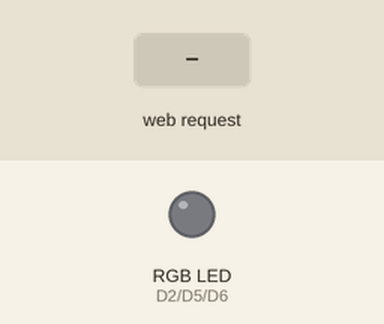
Bench run of a sketch on a simulated ESP8266 (NodeMCU). Parts: an RGB LED mixed from three pins (HIGH = lit). Inputs (shaded band) come from the test bench. WiFi joins after 1.5 s; servers stay silent unless stated; what the sketch prints to the serial monitor is not drawn.

Above: at 2.7 s.
2.8 s: HTTP request GET /ledon received
At 4.0 s:
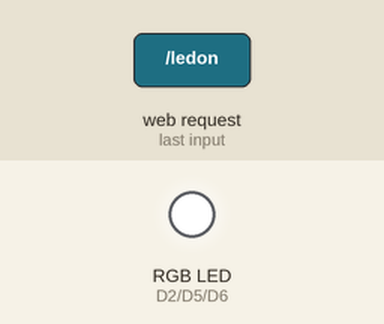
4.3 s: HTTP request GET /ledon?r=1 received
At 5.2 s:
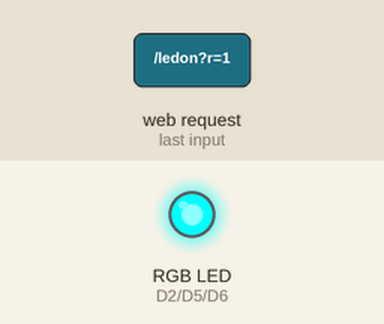
5.8 s: HTTP request GET /ledon?r=120 received
At 6.3 s:
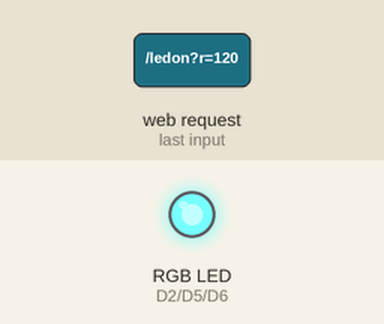
7.3 s: HTTP request GET /ledon?g=1 received
At 8.5 s:
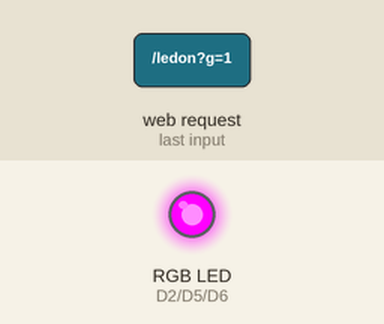
8.8 s: HTTP request GET /ledon?g=120 received
At 9.8 s:
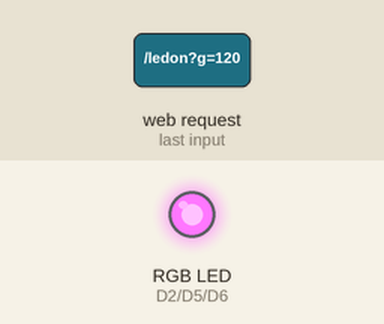
10.3 s: HTTP request GET /ledon?r=0 received
At 11.0 s:
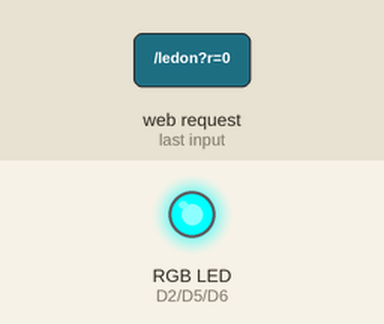
Timing chart, 0 to 12.8 s (numbered marks = the images above; inputs shaded):
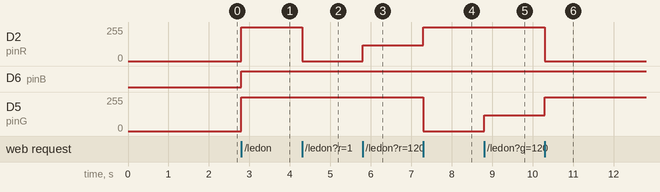

The sketch:

esp8266_WebServer_led.ino
```cpp
#include <ESP8266WiFi.h>
#include <ESP8266WebServer.h>

/* Put your SSID & Password */
const char* ssid = "Vicenzo";  // Enter SSID here
const char* password = "Vicenzo1";  //Enter Password here

ESP8266WebServer server(80);

uint8_t pinR = D2;
uint8_t pinG = D5;
uint8_t pinB = D6;
bool LEDstatus = LOW;
int valR, valG, valB;

void setup() {
  Serial.begin(9600);

  pinMode(pinR, OUTPUT);
  pinMode(pinG, OUTPUT);
  pinMode(pinB, OUTPUT);

  Serial.printf("Connecting to %s ", ssid);
  WiFi.begin(ssid, password);
  while (WiFi.status() != WL_CONNECTED)
  {
    delay(500);
    Serial.print(".");
  }

  server.on("/", handle_OnConnect);
  server.on("/ledon", handle_ledON);
  server.on("/ledoff", handle_ledOFF);
  server.onNotFound(handle_NotFound);

  server.begin();
  Serial.println("HTTP server started");
  Serial.print("IP address: ");
  Serial.println(WiFi.localIP());
}

void loop() {
  server.handleClient();
  if(LEDstatus) {
    analogWrite(pinR, map(valR, 0, 255, 0, 1023));
    analogWrite(pinG, map(valG, 0, 255, 0, 1023));
    analogWrite(pinB, map(valB, 0, 255, 0, 1023));
  }
  else {
    analogWrite(pinR, 0);
    analogWrite(pinG, 0);
    analogWrite(pinB, 0);
  }
}

void handle_OnConnect() {
  LEDstatus = LOW;
  Serial.println("LED Status: OFF");
  server.send(200, "text/html", SendHTML(LEDstatus));
}

void handle_NotFound(){
  server.send(404, "text/plain", "Not found");
}

void handle_ledON() {
  static int i = 0;
  LEDstatus = HIGH;
  Serial.println("LED Status: ON");
  server.send(200, "text/html", SendHTML(HIGH));
  valR = (server.hasArg("r"))? server.arg("r").toInt() : 0xFF;
  valG = (server.hasArg("g"))? server.arg("g").toInt() : 0xFF;
  valB = (server.hasArg("b"))? server.arg("b").toInt() : 0xFF;
}

void handle_ledOFF() {
  LEDstatus = LOW;
  Serial.println("LED Status: OFF");
  server.send(200, "text/html", SendHTML(LOW));
}

String SendHTML(bool ledstat) {
  String ptr = "<!DOCTYPE html> <html>";

  ptr += "<head>";
  ptr +="<meta charset=\"utf-8\"><meta http-equiv=\"X-UA-Compatible\" content=\"IE=edge\"><meta name=\"viewport\" content=\"width=device-width, initial-scale=1\">";
  ptr += "<link rel=\"stylesheet\" href=\"https://maxcdn.bootstrapcdn.com/bootstrap/3.3.6/css/bootstrap.min.css\">";
  ptr += "<script src=\"https://maxcdn.bootstrapcdn.com/bootstrap/3.3.6/js/bootstrap.min.js\"></script>";
  ptr += "<script src=\"https://cdnjs.cloudflare.com/ajax/libs/jscolor/2.0.4/jscolor.min.js\"></script>";

  ptr +="<style>html { font-family: Helvetica; display: inline-block; margin: 0px auto; text-align: center;}";
  ptr +="body{margin-top: 50px;} h1 {color: #444444;margin: 50px auto 30px;} h3 {color: #444444;margin-bottom: 50px;}";
  ptr +=".button {display: block;width: 80px;background-color: #1abc9c;border: none;color: white;padding: 13px 30px;text-decoration: none;font-size: 25px;margin: 0px auto 35px;cursor: pointer;border-radius: 4px;}";
  ptr +=".button-on {background-color: #1abc9c;}";
  ptr +=".button-on:active {background-color: #16a085;}";
  ptr +=".button-off {background-color: #34495e;}";
  ptr +=".button-off:active {background-color: #2c3e50;}";
  ptr +="p {font-size: 14px;color: #888;margin-bottom: 10px;}";
  ptr +="</style>";

  ptr +="</head>";
  ptr += "<body><div class=\"container\"><div class=\"row\"><h1>ESP Color Picker</h1>";

  if(ledstat) {
    ptr +="<p>LED Status: <a class=\"button button-on\" href=\"/ledoff\">ON</a></p>";
    ptr += "<a type=\"submit\" id=\"change_color\" type=\"button\" class=\"btn btn-primary\">Change Color</a>";
    ptr += "<input class=\"jscolor {onFineChange:'update(this)'}\" id=\"rgb\">";
  }
  else {
    ptr +="<p>LED Status: <a class=\"button button-off\" href=\"/ledon\">OFF</a></p>";
  }

  ptr += "</div></div>";
  ptr += "<script>";
  ptr += "function update(picker) {document.getElementById('rgb').innerHTML = Math.round(picker.rgb[0]) + ', ' +  Math.round(picker.rgb[1]) + ', ' + Math.round(picker.rgb[2]);";
  ptr += "document.getElementById(\"change_color\").href=\"?r=\" + Math.round(picker.rgb[0]*4.0117) + \"&g=\" +  Math.round(picker.rgb[1]*4.0117) + \"&b=\" + Math.round(picker.rgb[2]*4.0117);}";
  ptr += "</script>";
  ptr += "</body></html>";

  return ptr;
}
```

Measured:
- after the input at 2.8 s, D2 (pinR), D5 (pinG): 0/255 → 255/255 at once; D6 (pinB): LOW → HIGH at once
- after the input at 4.3 s, D2 (pinR): 255/255 → 0/255 at once
- after the input at 5.8 s, D2 (pinR): 0/255 → 119/255 at once
- after the input at 7.3 s, D2 (pinR): 119/255 → 255/255 at once; D5 (pinG): 255/255 → 0/255 at once
- after the input at 8.8 s, D5 (pinG): 0/255 → 119/255 at once
- after the input at 10.3 s, D2 (pinR): 255/255 → 0/255 at once; D5 (pinG): 119/255 → 255/255 at once
